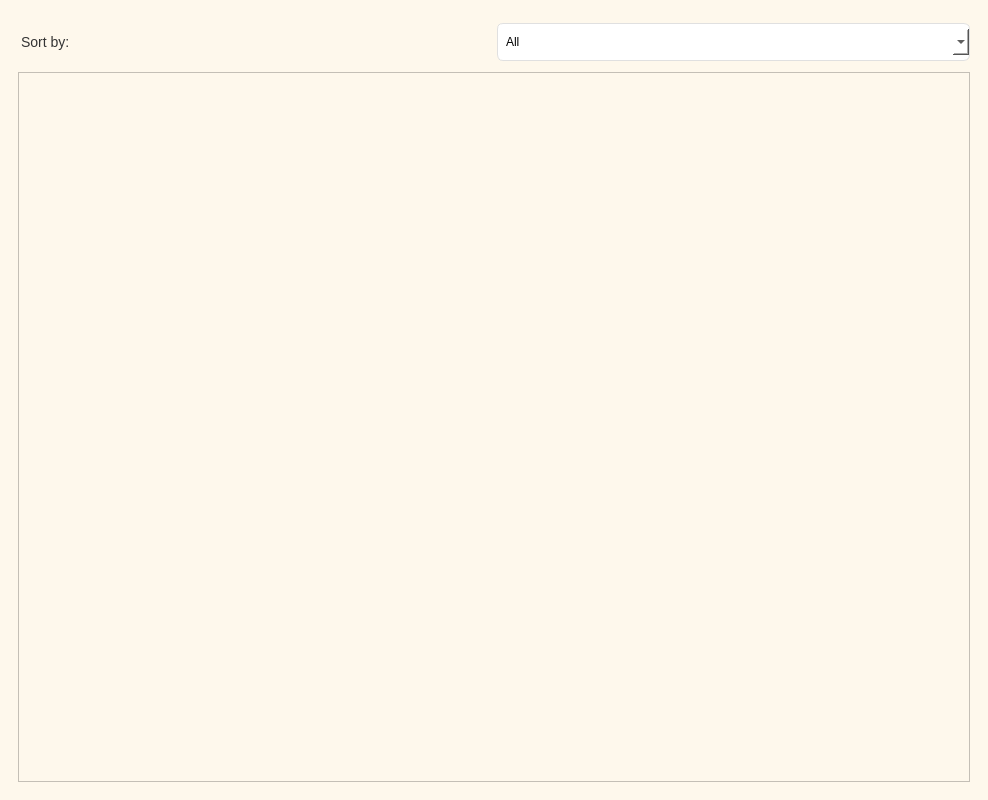
<?xml version="1.0" encoding="UTF-8"?>
<ui version="4.0">
 <class>ProductWindow</class>
 <widget class="QMainWindow" name="ProductWindow">
  <property name="geometry">
   <rect>
    <x>0</x>
    <y>0</y>
    <width>988</width>
    <height>800</height>
   </rect>
  </property>
  <property name="windowTitle">
   <string>Product Management</string>
  </property>
  <property name="styleSheet">
   <string notr="true">
    QMainWindow {
        background-color: #fef8ec;
    }
    
    QWidget {
        background-color: #fef8ec;
        font-family: Arial;
    }
    
    QLabel {
        color: #333333;
        font-size: 14px;
        padding: 5px 0;
    }
    
    QLineEdit, QComboBox, QDateEdit, QTextEdit {
        padding: 8px;
        border: 1px solid #e0e0e0;
        border-radius: 6px;
        background-color: #ffffff;
        min-height: 20px;
        margin: 5px 0;
    }
    
    QLineEdit:focus, QComboBox:focus, QDateEdit:focus, QTextEdit:focus {
        border: 2px solid #4a90e2;
    }
    
    QPushButton {
        padding: 10px 20px;
        border-radius: 6px;
        font-weight: bold;
        color: #333;
        min-width: 100px;
        margin: 5px;
    }
  
    QPushButton#btnAdd {
        background-color: #a0c9c3;
    }
	 QPushButton#btnAdd:hover {
        background-color: #657d81;
    }
    
	QPushButton#excelButton {
        background-color: #8ec9b6;
    }
	 QPushButton#excelButton:hover {
        background-color: #657d81;
    }

    QPushButton#btnEdit {
        background-color: #92b9e3;
    }
	QPushButton#btnEdit:hover {
        background-color: #6c7ee1;
    }
    
    QPushButton#btnDelete {
        background-color: #dc4048;
    }
    QPushButton#btnDelete:hover {
        background-color: #c73943;
    }
    
    QPushButton#imgpathButton {
        background-color: #6c757d;
    }
    
    QPushButton:hover {
        opacity: 0.9;
    }
    
    QTableWidget {
        border: 1px solid #e0e0e0;
        border-radius: 6px;
        gridline-color: #f0f0f0;
    }
    
    QTableWidget::item {
        padding: 8px;
    }
    
    QHeaderView::section {
        background-color: #f8f9fa;
        padding: 8px;
        border: none;
        font-weight: bold;
    }
    
    #imagePreview {
        background-color: white;
        border: 2px dashed #cccccc;
        border-radius: 8px;
        padding: 10px;
    }
    
    .ProductCard {
        background: #f8f9fa;
        border-radius: 8px;
        padding: 15px;
        margin: 10px;
    }
   </string>
  </property>
  <widget class="QWidget" name="centralwidget">
   <layout class="QGridLayout" name="gridLayout">
    <item row="0" column="0">
     <widget class="QStackedWidget" name="stackedWidget">
      <property name="currentIndex">
       <number>1</number>
      </property>
      <widget class="QWidget" name="productPage">
       <layout class="QVBoxLayout" name="productPageMainLayout">
        <item>
         <layout class="QHBoxLayout" name="productContentLayout">
          <item>
           <layout class="QVBoxLayout" name="productFormContainer">
            <item>
             <layout class="QFormLayout" name="productFormLayout">
              <item row="0" column="0">
               <widget class="QLabel" name="labelMaSP">
                <property name="text">
                 <string>Mã sản phẩm:</string>
                </property>
               </widget>
              </item>
              <item row="0" column="1">
               <widget class="QLineEdit" name="lineEditMaSP">
                <property name="enabled">
                 <bool>false</bool>
                </property>
                <property name="placeholderText">
                 <string>Tự động tạo</string>
                </property>
               </widget>
              </item>
              <item row="1" column="0">
               <widget class="QLabel" name="labelTenSP">
                <property name="text">
                 <string>Tên sản phẩm:</string>
                </property>
               </widget>
              </item>
              <item row="1" column="1">
               <widget class="QLineEdit" name="lineEditTenSP">
                <property name="placeholderText">
                 <string>Nhập tên sản phẩm</string>
                </property>
               </widget>
              </item>
              <item row="2" column="0">
               <widget class="QLabel" name="labelLoaiSP">
                <property name="text">
                 <string>Loại:</string>
                </property>
               </widget>
              </item>
              <item row="2" column="1">
               <widget class="QComboBox" name="comboBoxLoaiSP">
                <item>
                 <property name="text">
                  <string>Thức ăn</string>
                 </property>
                </item>
                <item>
                 <property name="text">
                  <string>Phụ kiện</string>
                 </property>
                </item>
                <item>
                 <property name="text">
                  <string>Đồ chơi</string>
                 </property>
                </item>
               </widget>
              </item>
              <item row="3" column="0">
               <widget class="QLabel" name="labelGia">
                <property name="text">
                 <string>Giá:</string>
                </property>
               </widget>
              </item>
              <item row="3" column="1">
               <widget class="QLineEdit" name="lineEditGia">
                <property name="placeholderText">
                 <string>Nhập giá sản phẩm</string>
                </property>
               </widget>
              </item>
              <item row="4" column="0">
               <widget class="QLabel" name="labelSoLuongTon">
                <property name="text">
                 <string>Số lượng tồn:</string>
                </property>
               </widget>
              </item>
              <item row="4" column="1">
               <widget class="QSpinBox" name="spinBoxSoLuongTon">
                <property name="minimum">
                 <number>0</number>
                </property>
                <property name="maximum">
                 <number>9999</number>
                </property>
               </widget>
              </item>
              <item row="5" column="0">
               <widget class="QLabel" name="labelMoTa">
                <property name="text">
                 <string>Mô tả:</string>
                </property>
               </widget>
              </item>
              <item row="5" column="1">
               <widget class="QTextEdit" name="textEditMoTa">
                <property name="placeholderText">
                 <string>Nhập mô tả chi tiết</string>
                </property>
               </widget>
              </item>
             </layout>
            </item>
           </layout>
          </item>
          <item>
           <layout class="QVBoxLayout" name="imageContainer">
            <item>
             <widget class="QLabel" name="imagePreview">
              <property name="minimumSize">
               <size>
                <width>200</width>
                <height>200</height>
               </size>
              </property>
              <property name="maximumSize">
               <size>
                <width>200</width>
                <height>200</height>
               </size>
              </property>
              <property name="frameShape">
               <enum>QFrame::Box</enum>
              </property>
              <property name="text">
               <string>Hình ảnh</string>
              </property>
              <property name="scaledContents">
               <bool>true</bool>
              </property>
              <property name="alignment">
               <set>Qt::AlignCenter</set>
              </property>
             </widget>
            </item>
            <item>
             <widget class="QPushButton" name="imgpathButton">
              <property name="text">
               <string>Chọn ảnh</string>
              </property>
             </widget>
            </item>
           </layout>
          </item>
         </layout>
        </item>
        <item>
         <layout class="QHBoxLayout" name="buttonLayout">
          <item>
           <widget class="QPushButton" name="btnAdd">
            <property name="text">
             <string>Thêm</string>
            </property>
           </widget>
          </item>
          <item>
           <widget class="QPushButton" name="excelButton">
            <property name="text">
             <string>Excel</string>
            </property>
           </widget>
          </item>
          <item>
           <widget class="QPushButton" name="btnEdit">
            <property name="text">
             <string>Sửa</string>
            </property>
           </widget>
          </item>
          <item>
           <widget class="QPushButton" name="btnDelete">
            <property name="text">
             <string>Xóa</string>
            </property>
           </widget>
          </item>
         </layout>
        </item>
        <item>
         <widget class="QTableWidget" name="tableProducts">
          <property name="horizontalScrollBarPolicy">
           <enum>Qt::ScrollBarAsNeeded</enum>
          </property>
          <attribute name="horizontalHeaderStretchLastSection">
           <bool>true</bool>
          </attribute>
          <column>
           <property name="text">
            <string>Mã SP</string>
           </property>
          </column>
          <column>
           <property name="text">
            <string>Tên sản phẩm</string>
           </property>
          </column>
          <column>
           <property name="text">
            <string>Loại</string>
           </property>
          </column>
          <column>
           <property name="text">
            <string>Giá</string>
           </property>
          </column>
          <column>
           <property name="text">
            <string>Số lượng tồn</string>
           </property>
          </column>
          <column>
           <property name="text">
            <string>Mô tả</string>
           </property>
          </column>
          <column>
           <property name="text">
            <string>Ảnh</string>
           </property>
          </column>
         </widget>
        </item>
       </layout>
      </widget>
      <widget class="QWidget" name="productListPage">
       <layout class="QVBoxLayout" name="productLayout">
        <item>
         <layout class="QHBoxLayout" name="filterLayout">
          <item>
           <widget class="QLabel" name="labelSort">
            <property name="text">
             <string>Sort by:</string>
            </property>
           </widget>
          </item>
          <item>
           <widget class="QComboBox" name="comboSort">
            <item>
             <property name="text">
              <string>All</string>
             </property>
            </item>
            <item>
             <property name="text">
              <string>Chó</string>
             </property>
            </item>
            <item>
             <property name="text">
              <string>Mèo</string>
             </property>
            </item>
            <item>
             <property name="text">
              <string>Hamster</string>
             </property>
            </item>
           </widget>
          </item>
         </layout>
        </item>
        <item>
         <widget class="QScrollArea" name="scrollArea">
          <property name="widgetResizable">
           <bool>true</bool>
          </property>
          <widget class="QWidget" name="scrollAreaWidgetContents">
           <property name="geometry">
            <rect>
             <x>0</x>
             <y>0</y>
             <width>950</width>
             <height>706</height>
            </rect>
           </property>
          </widget>
         </widget>
        </item>
       </layout>
      </widget>
     </widget>
    </item>
   </layout>
  </widget>
 </widget>
 <resources/>
 <connections/>
</ui>
